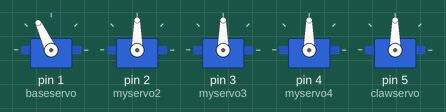
This sketch was run on a simulated Arduino Uno, built with avr-gcc and run on an emulated ATmega328P. On the bench: 5 × servo.

Above: at 0.1 s.
At 0.7 s:
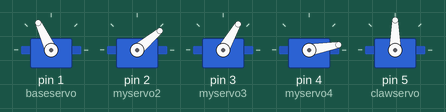
Timing chart, 0 to 2.2 s (numbered marks = the images above):
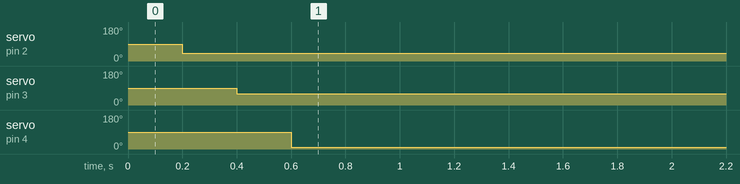

The sketch:

Project3_claw_machine_robot_arm.ino
```cpp
// Project 3 - Claw Machine Robot Arm
#include <Servo.h> //declare to insert Servo.h library
Servo baseservo; // servo for the base of the claw machine
Servo myservo2; // servo that is attached to the base
Servo myservo3; // servo that is placed in the middle
Servo myservo4; // servo holding the claw
Servo clawservo; // servo for the claw of the claw machine

int pos = 0; // variable pos to store position of servo

void setup() {
  // put your setup code here, to run once:
  baseservo.attach(1);
  myservo2.attach(2);
  myservo3.attach(3);
  myservo4.attach(4);
  clawservo.attach(5);
}

void loop() {
  // put your main code here, to run repeatedly:
  // Base Servo
  // Moves the base servo 0 - 180 and 180 - 0
  // for(pos = 0; pos <= 180; pos += 1){
  //   //servo turns from 0 to 180 in steps of 1 degree
  //   baseservo.write(pos); //tell servo to go to position in variable 'pos'
  //   delay(30); //wts 15ms for the servo to reach the position
  // }

  // for(pos = 180; pos >= 0; pos -= 1) {
  //   // servo turns from 180 to 0 in steps of 1 degree
  //   baseservo.write(pos); //tell servo to go to position in variable 'pos'
  //   delay(30); //waits 15ms for the servo to reach the position
  // }

  // makes the second servo point straight ahead
  // baseservo.write(0);
  // delay(2000);
  // // makes the second servo point straight sideways
  // baseservo.write(180);
  // delay(2000);

  // Second servo motor
  // makes the third servo point straight up
  // myservo2.write(0);
  // delay(5000);
  // // is as far as the third servo can go down
  // myservo2.write(50);
  // delay(5000);

  // myservo2.write(40);

  // Third servo motor
  // myservo3.write(0);
  // delay(2000);
  // myservo3.write(40);
  // delay(2000);

  // myservo3.write(30);

  // Fourth servo motor
  // myservo4.write(0);
  // delay(1000);
  // myservo4.write(75);
  // delay(1000);

  // Claw servo motor
  // clawservo.write(0);
  // delay(1000);
  // clawservo.write(75);
  // delay(1000);

  // baseservo.write(20);
  // delay(200);
  // myservo2.write(0);
  // delay(200);
  // myservo3.write(50);
  // delay(200);
  // myservo4.write(20);
  // delay(200);
  // clawservo.write(0);
  // delay(200);

  // Where claw machine goes to drop the candy
  baseservo.write(115);
  delay(200);
  myservo2.write(40);
  delay(200);
  myservo3.write(60);
  delay(200);
  myservo4.write(10);
  delay(200);
}
```

Measured:
- by itself, servo on pin 2 (myservo2): 90° → 40° at 0.20 s
- by itself, servo on pin 3 (myservo3): 90° → 60° at 0.40 s
- by itself, servo on pin 4 (myservo4): 90° → 10° at 0.60 s
